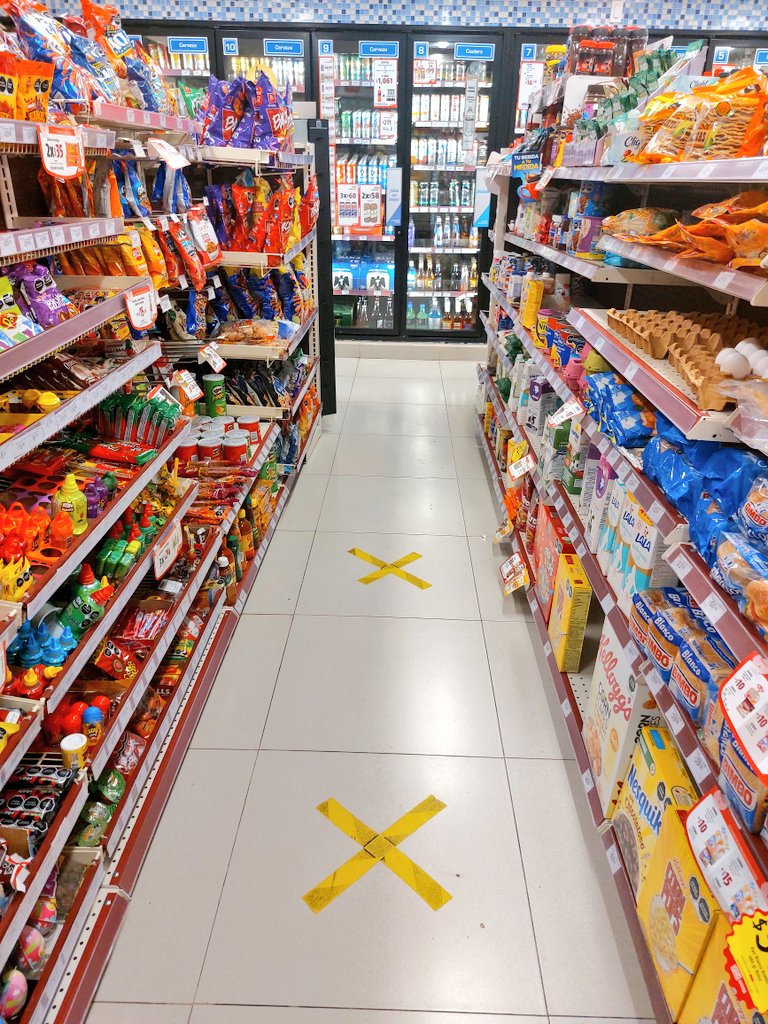
#> input picture FmKUHqEacAId0Ml.jpg, 768 x 1024 px, given in place of the camera
$ python color2.py   (older library calls are emulated)
#> lines starting #> are read from the running program, lines starting #| are printed output that depends on the picture; after the words box and inside, x2 and y2 are one past the last pixel; in counts of white or black regions, pixels touching at a corner belong together
import cv2
import numpy as np
cap = cv2.VideoCapture(0)

AzulBajo = np.array([100, 100, 20], np.uint8)
AzulAlto = np.array([125, 255, 255], np.uint8)


while cap.isOpened():
    _, frame = cap.read()
#> frame is the input picture: shape (1024, 768, 3); mean B, G, R 132.7, 142.7, 165.5

    # read the camera frame

    frameHSV = cv2.cvtColor(frame, cv2.COLOR_BGR2HSV)
#> frameHSV: shape (1024, 768, 3); mean H, S, V 49.5, 81.1, 173.4
    MascaraUno = cv2.inRange(frameHSV, AzulBajo, AzulAlto)
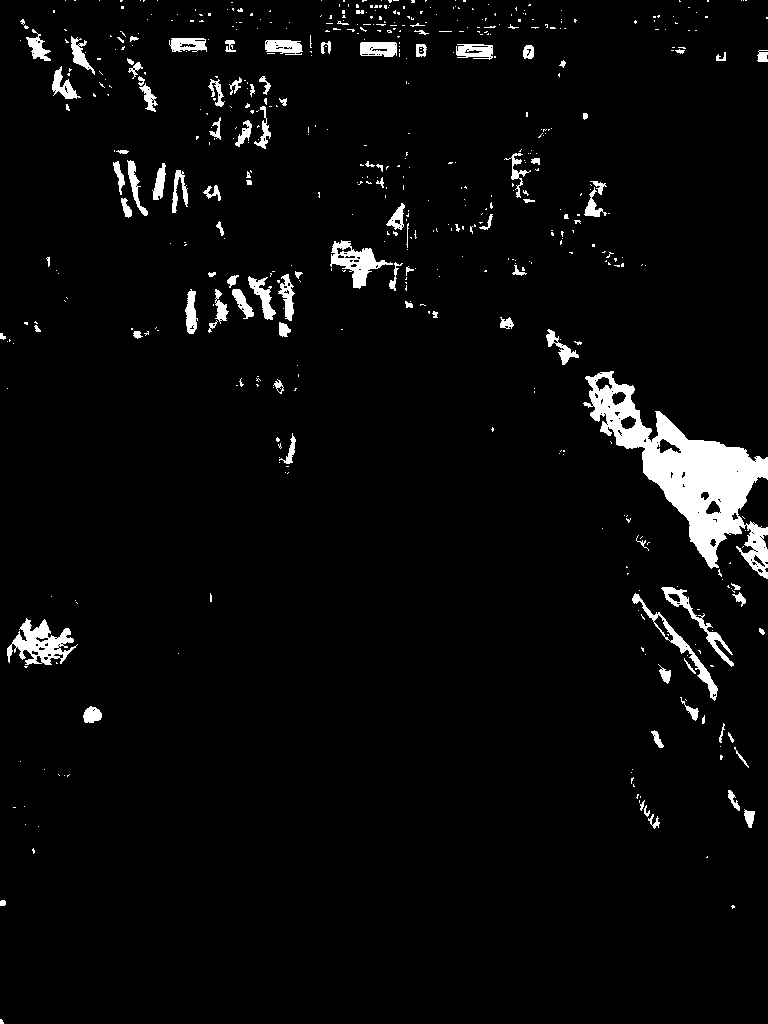
#> MascaraUno: shape (1024, 768); 3.9% white; 549 white regions (446 under 20 px)
    # _,contorno,_ = cv2.findContours(MascaraUno, cv2.RETR_EXTERNAL, cv2.CHAIN_APPROX_SIMPLE) version 3.4.2
    contornos, _ = cv2.findContours(
        MascaraUno, cv2.RETR_EXTERNAL, cv2.CHAIN_APPROX_SIMPLE)  # version 4.1.0
#> contornos = 546 contours, 472 with area under 20; largest, box (x1, y1, x2, y2) and area: (583, 371, 768, 579) 12716, (7, 618, 78, 665) 1511, (330, 240, 393, 289) 1152, (632, 593, 718, 701) 922, (661, 587, 734, 667) 703

    for c in contornos:
        area = cv2.contourArea(c)
        if area > 3000:
            M = cv2.moments(c)
            if (M["m00"] == 0):
                M["m00"] = 1
            x = int(M['m10']/M['m00'])
            y = int(M['m01']/M['m00'])
            cv2.circle(frame, (x, y), 7, (0, 255, 0), -1)
            cv2.putText(frame, 'Centro{},{}'.format(x, y), (x+5, y),
                        cv2.FONT_HERSHEY_SIMPLEX, 0.4, (0, 0, 255), 1, cv2.LINE_AA)
            nuevoContorno = cv2.convexHull(c)

            cv2.drawContours(frame, [nuevoContorno], 0, (0, 0, 255), 3)
#> this loop made 546 passes
#> (area, x, y) on pass 108: (12715.5, 687, 471)
#> area on passes 3, 8, 9, 17, 28, 31: 23.5, 43, 110, 75, 27, 80.5
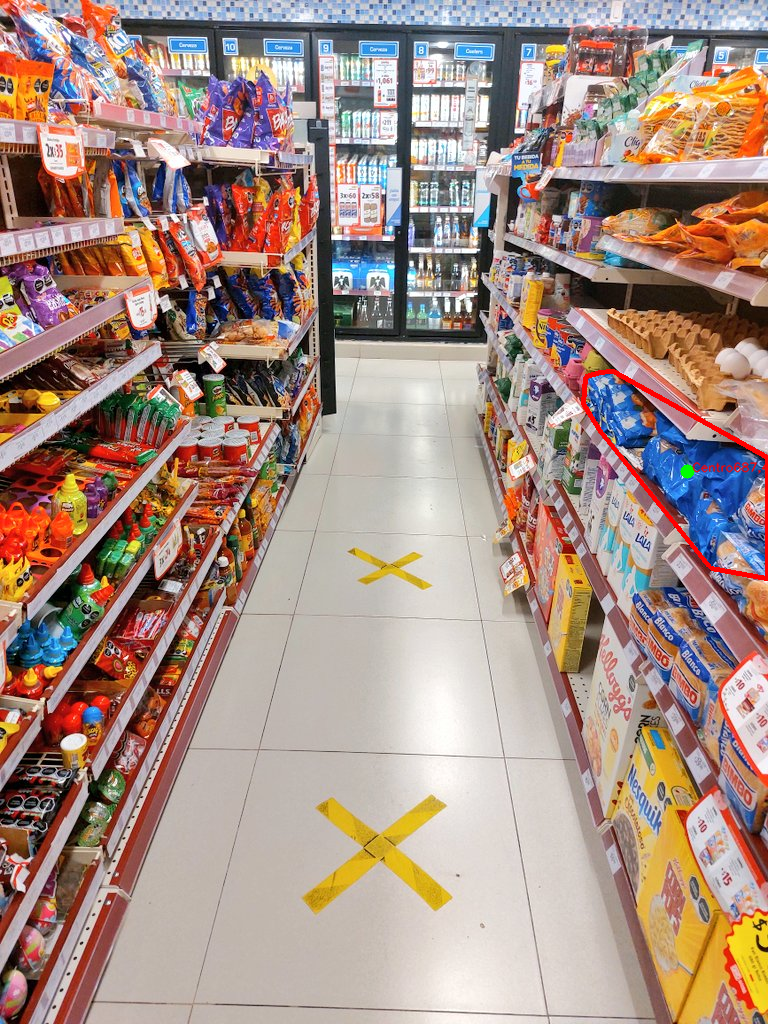
#> frame: shape (1024, 768, 3); 0.43% of pixels changed, all inside (x1, y1, x2, y2) = (581, 369, 768, 581)

    #cv2.drawContours(frame, contornos, -1, (0, 255, 0), 3)
    #MascaraSum = cv2.add(MascaraUno, MascaraDos)
    MascaraVis = cv2.bitwise_and(frame, frame, mask=MascaraUno)
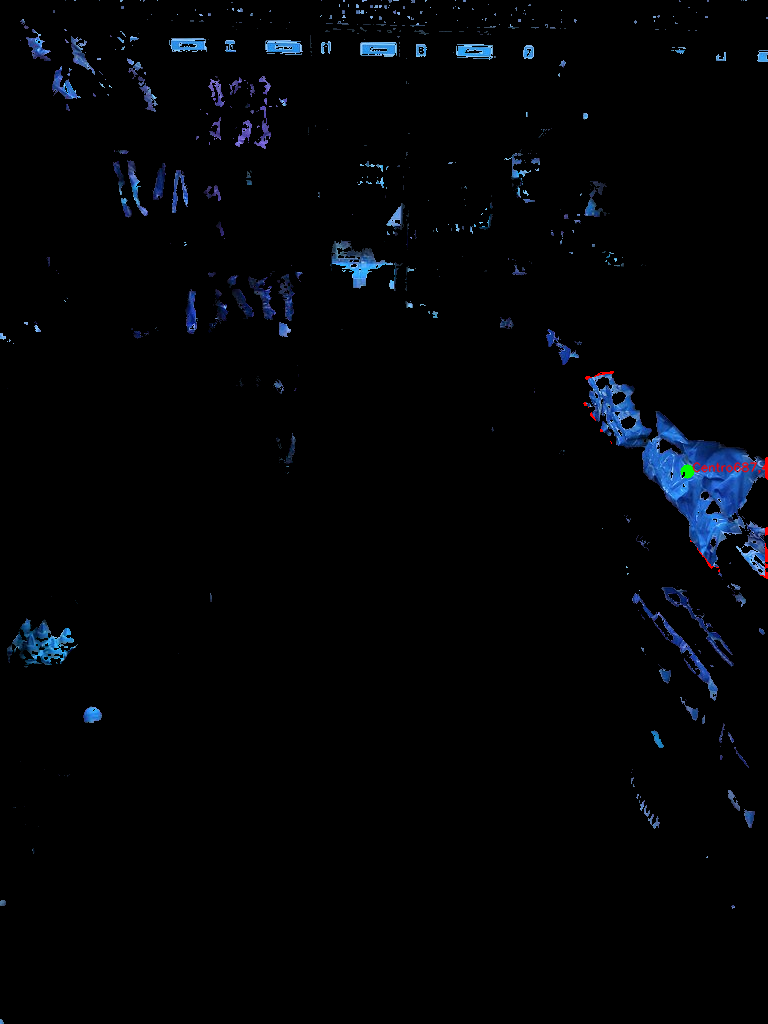
#> MascaraVis: shape (1024, 768, 3); mean B, G, R 5.9, 3.5, 2.1
    # show the frame
    cv2.imshow('frame', frame)
    #cv2.imshow('MascaraRoja', MascaraSum)
    cv2.imshow('MascaraVis', MascaraVis)
    cv2.waitKey(1)
    # wait for 1ms
    if cv2.waitKey(1) & 0xFF == ord('q'):
#> (key q is pressed here)
        break
